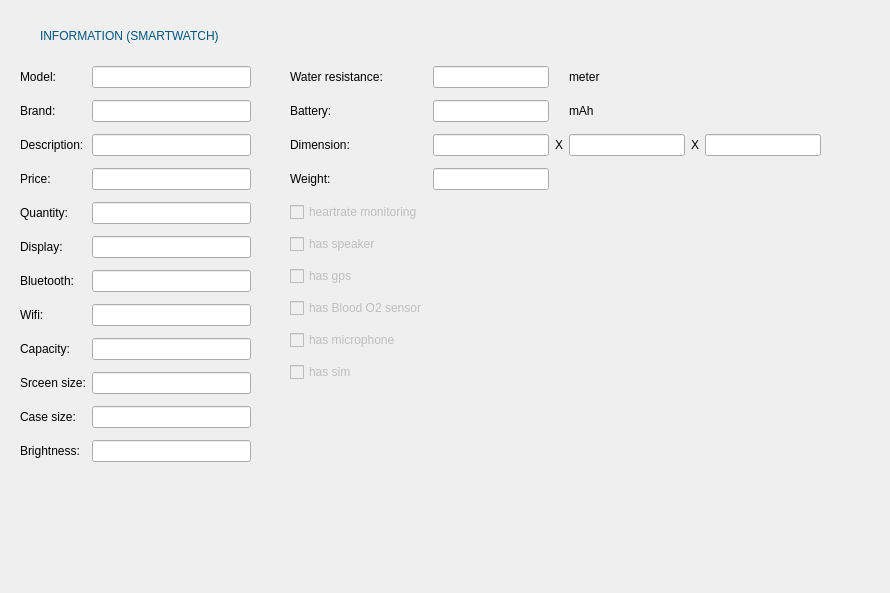
<?xml version="1.0" encoding="UTF-8"?>
<ui version="4.0">
 <class>Show_info_Watch</class>
 <widget class="QDialog" name="Show_info_Watch">
  <property name="geometry">
   <rect>
    <x>0</x>
    <y>0</y>
    <width>890</width>
    <height>593</height>
   </rect>
  </property>
  <property name="windowTitle">
   <string>Dialog</string>
  </property>
  <widget class="QLabel" name="label">
   <property name="geometry">
    <rect>
     <x>40</x>
     <y>20</y>
     <width>561</width>
     <height>31</height>
    </rect>
   </property>
   <property name="styleSheet">
    <string notr="true">font: 22pt &quot;Tw Cen MT Condensed Extra Bold&quot;;
color: rgb(0, 85, 127);</string>
   </property>
   <property name="text">
    <string>INFORMATION (SMARTWATCH)</string>
   </property>
  </widget>
  <widget class="QWidget" name="gridLayoutWidget">
   <property name="geometry">
    <rect>
     <x>20</x>
     <y>60</y>
     <width>231</width>
     <height>415</height>
    </rect>
   </property>
   <layout class="QGridLayout" name="gridLayout_3">
    <item row="1" column="0">
     <widget class="QLabel" name="label_8">
      <property name="text">
       <string>Brand:</string>
      </property>
     </widget>
    </item>
    <item row="2" column="1">
     <widget class="QLineEdit" name="des_lineEdit_2"/>
    </item>
    <item row="3" column="0">
     <widget class="QLabel" name="label_9">
      <property name="text">
       <string>Price:</string>
      </property>
     </widget>
    </item>
    <item row="8" column="1">
     <widget class="QLineEdit" name="capacity_2"/>
    </item>
    <item row="6" column="0">
     <widget class="QLabel" name="label_26">
      <property name="text">
       <string>Bluetooth:</string>
      </property>
     </widget>
    </item>
    <item row="6" column="1">
     <widget class="QLineEdit" name="bluetooth_lineEdit_2">
      <property name="text">
       <string/>
      </property>
     </widget>
    </item>
    <item row="5" column="0">
     <widget class="QLabel" name="label_30">
      <property name="text">
       <string>Display:</string>
      </property>
     </widget>
    </item>
    <item row="8" column="0">
     <widget class="QLabel" name="label_31">
      <property name="text">
       <string>Capacity:</string>
      </property>
     </widget>
    </item>
    <item row="9" column="0">
     <widget class="QLabel" name="label_32">
      <property name="text">
       <string>Srceen size:</string>
      </property>
     </widget>
    </item>
    <item row="7" column="0">
     <widget class="QLabel" name="label_33">
      <property name="text">
       <string>Wifi:</string>
      </property>
     </widget>
    </item>
    <item row="10" column="1">
     <widget class="QLineEdit" name="case_size_2"/>
    </item>
    <item row="2" column="0">
     <widget class="QLabel" name="label_11">
      <property name="text">
       <string>Description:</string>
      </property>
     </widget>
    </item>
    <item row="10" column="0">
     <widget class="QLabel" name="label_15">
      <property name="text">
       <string>Case size:</string>
      </property>
     </widget>
    </item>
    <item row="7" column="1">
     <widget class="QLineEdit" name="wifi_lineEdit_2"/>
    </item>
    <item row="0" column="0">
     <widget class="QLabel" name="label_12">
      <property name="text">
       <string>Model:</string>
      </property>
     </widget>
    </item>
    <item row="1" column="1">
     <widget class="QLineEdit" name="brand_lineEdit_2"/>
    </item>
    <item row="0" column="1">
     <widget class="QLineEdit" name="model_lineEdit_2"/>
    </item>
    <item row="9" column="1">
     <widget class="QLineEdit" name="screen_size_2"/>
    </item>
    <item row="3" column="1">
     <widget class="QLineEdit" name="price_lineEdit_2"/>
    </item>
    <item row="4" column="0">
     <widget class="QLabel" name="label_13">
      <property name="text">
       <string>Quantity:</string>
      </property>
     </widget>
    </item>
    <item row="5" column="1">
     <widget class="QLineEdit" name="display_lineEdit_2">
      <property name="text">
       <string/>
      </property>
     </widget>
    </item>
    <item row="4" column="1">
     <widget class="QLineEdit" name="quantity_lineEdit_2"/>
    </item>
    <item row="11" column="0">
     <widget class="QLabel" name="label_34">
      <property name="text">
       <string>Brightness:</string>
      </property>
     </widget>
    </item>
    <item row="11" column="1">
     <widget class="QLineEdit" name="brightness_lineEdit_2">
      <property name="text">
       <string/>
      </property>
     </widget>
    </item>
   </layout>
  </widget>
  <widget class="QWidget" name="gridLayoutWidget_2">
   <property name="geometry">
    <rect>
     <x>290</x>
     <y>60</y>
     <width>531</width>
     <height>333</height>
    </rect>
   </property>
   <layout class="QGridLayout" name="gridLayout_4">
    <item row="3" column="1">
     <widget class="QLineEdit" name="weight_lineEdit_2">
      <property name="text">
       <string/>
      </property>
     </widget>
    </item>
    <item row="2" column="0">
     <widget class="QLabel" name="label_35">
      <property name="text">
       <string>Dimension:</string>
      </property>
     </widget>
    </item>
    <item row="0" column="1">
     <widget class="QLineEdit" name="water_resistance_2"/>
    </item>
    <item row="2" column="4">
     <widget class="QLabel" name="label_36">
      <property name="text">
       <string>X</string>
      </property>
     </widget>
    </item>
    <item row="1" column="1">
     <widget class="QLineEdit" name="battery_lineEdit_2">
      <property name="text">
       <string/>
      </property>
     </widget>
    </item>
    <item row="3" column="0">
     <widget class="QLabel" name="label_37">
      <property name="text">
       <string>Weight:</string>
      </property>
     </widget>
    </item>
    <item row="1" column="0">
     <widget class="QLabel" name="label_38">
      <property name="text">
       <string>Battery:</string>
      </property>
     </widget>
    </item>
    <item row="9" column="0">
     <widget class="QCheckBox" name="has_sim_2">
      <property name="enabled">
       <bool>false</bool>
      </property>
      <property name="text">
       <string>has sim</string>
      </property>
     </widget>
    </item>
    <item row="2" column="3">
     <widget class="QLineEdit" name="dimension2_lineEdit_2"/>
    </item>
    <item row="2" column="1">
     <widget class="QLineEdit" name="dimension1_lineEdit_2"/>
    </item>
    <item row="8" column="0">
     <widget class="QCheckBox" name="has_mic_2">
      <property name="enabled">
       <bool>false</bool>
      </property>
      <property name="text">
       <string>has microphone</string>
      </property>
     </widget>
    </item>
    <item row="2" column="2">
     <widget class="QLabel" name="label_39">
      <property name="text">
       <string>X</string>
      </property>
     </widget>
    </item>
    <item row="0" column="0">
     <widget class="QLabel" name="label_40">
      <property name="text">
       <string>Water resistance:</string>
      </property>
     </widget>
    </item>
    <item row="5" column="0">
     <widget class="QCheckBox" name="has_speaker_2">
      <property name="enabled">
       <bool>false</bool>
      </property>
      <property name="text">
       <string>has speaker</string>
      </property>
     </widget>
    </item>
    <item row="2" column="5">
     <widget class="QLineEdit" name="dimension3_lineEdit_2"/>
    </item>
    <item row="7" column="0">
     <widget class="QCheckBox" name="has_blood_O2_sensor_2">
      <property name="enabled">
       <bool>false</bool>
      </property>
      <property name="text">
       <string>has Blood O2 sensor</string>
      </property>
     </widget>
    </item>
    <item row="6" column="0">
     <widget class="QCheckBox" name="has_gps_2">
      <property name="enabled">
       <bool>false</bool>
      </property>
      <property name="text">
       <string>has gps</string>
      </property>
     </widget>
    </item>
    <item row="4" column="0">
     <widget class="QCheckBox" name="has_heartrate_monitering_2">
      <property name="enabled">
       <bool>false</bool>
      </property>
      <property name="text">
       <string>heartrate monitoring</string>
      </property>
     </widget>
    </item>
    <item row="0" column="3">
     <widget class="QLabel" name="label_41">
      <property name="text">
       <string>meter</string>
      </property>
     </widget>
    </item>
    <item row="1" column="3">
     <widget class="QLabel" name="label_42">
      <property name="text">
       <string>mAh</string>
      </property>
     </widget>
    </item>
   </layout>
  </widget>
 </widget>
 <resources/>
 <connections/>
</ui>
